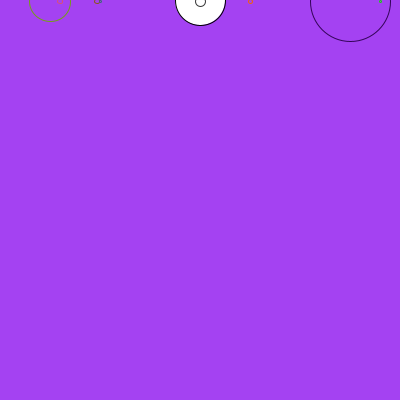
Frame 1 (no input)
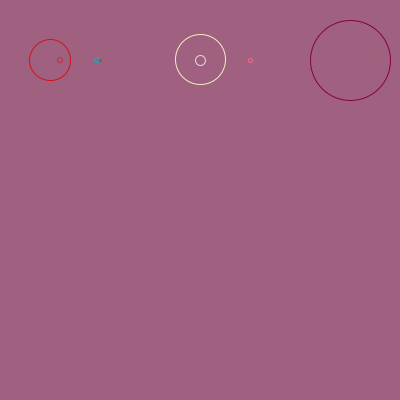
Frame 60 (the mouse pressed at the canvas centre just before this capture)
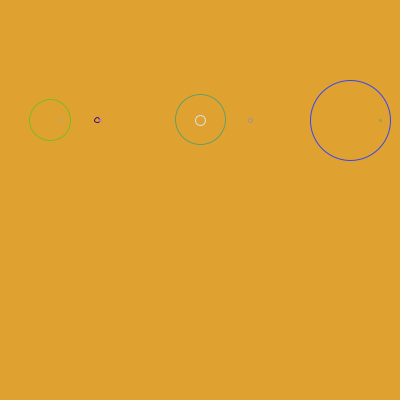
Frame 120 (the mouse held since frame 60 and released just before this capture)

The Processing sketch that drew these frames (run headless with seeded random() and noise(); from frame 60 on, the mouse is pressed at the canvas centre):

// Processing sketch: processing_29185
// ── processing_29185.pde

int a,x;
void setup(){
  size(400,400);
a=0;
x=375;
frameRate(200);
}
void draw(){
  background(HSB);
  background(random(255),random(255),random(255));
  ellipseMode(CENTER);
  ellipse(200,a,50,50);
  a++;
  
   noFill();
   stroke(random(0,255));
    ellipseMode(CENTER);
  ellipse(200,a,10,10);
  
   stroke(random(0,255),random(0,255),random(0,255));
   ellipseMode(CENTER);
  ellipse(60,a,5,5);
   stroke(random(0,255),random(0,255),random(0,255));
ellipseMode(CENTER);
  ellipse(97,a,5,5);
   stroke(random(0,255),random(0,255),random(0,255));
ellipseMode(CENTER);
  ellipse(350,a,80,80);
   stroke(random(0,255),random(0,255),random(0,255));
ellipseMode(CENTER);
  ellipse(50,a,41,41);
   stroke(random(0,255),random(0,255),random(0,255));

ellipseMode(CENTER);
  ellipse(250,a,4,4);
   stroke(random(0,255),random(0,255),random(0,255));
ellipseMode(CENTER);
  ellipse(100,a,2,2);
   stroke(random(0,255),random(0,255),random(0,255));
ellipseMode(CENTER);
  ellipse(380,a,2,2);  
if (a>375){
    a=x;
    x--;}
 

}
